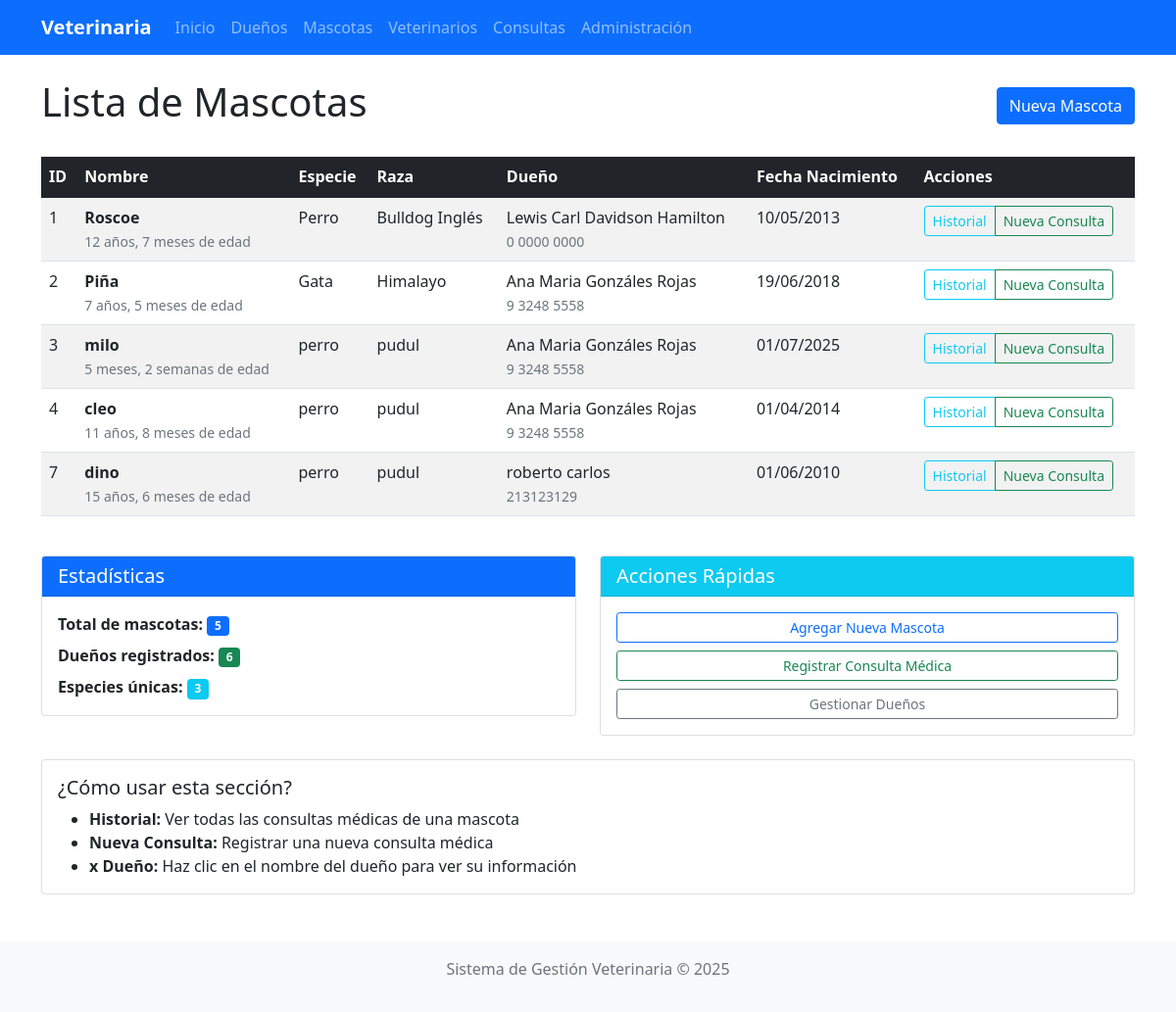
Before: /mascotas/ (signed in) with the older database file.
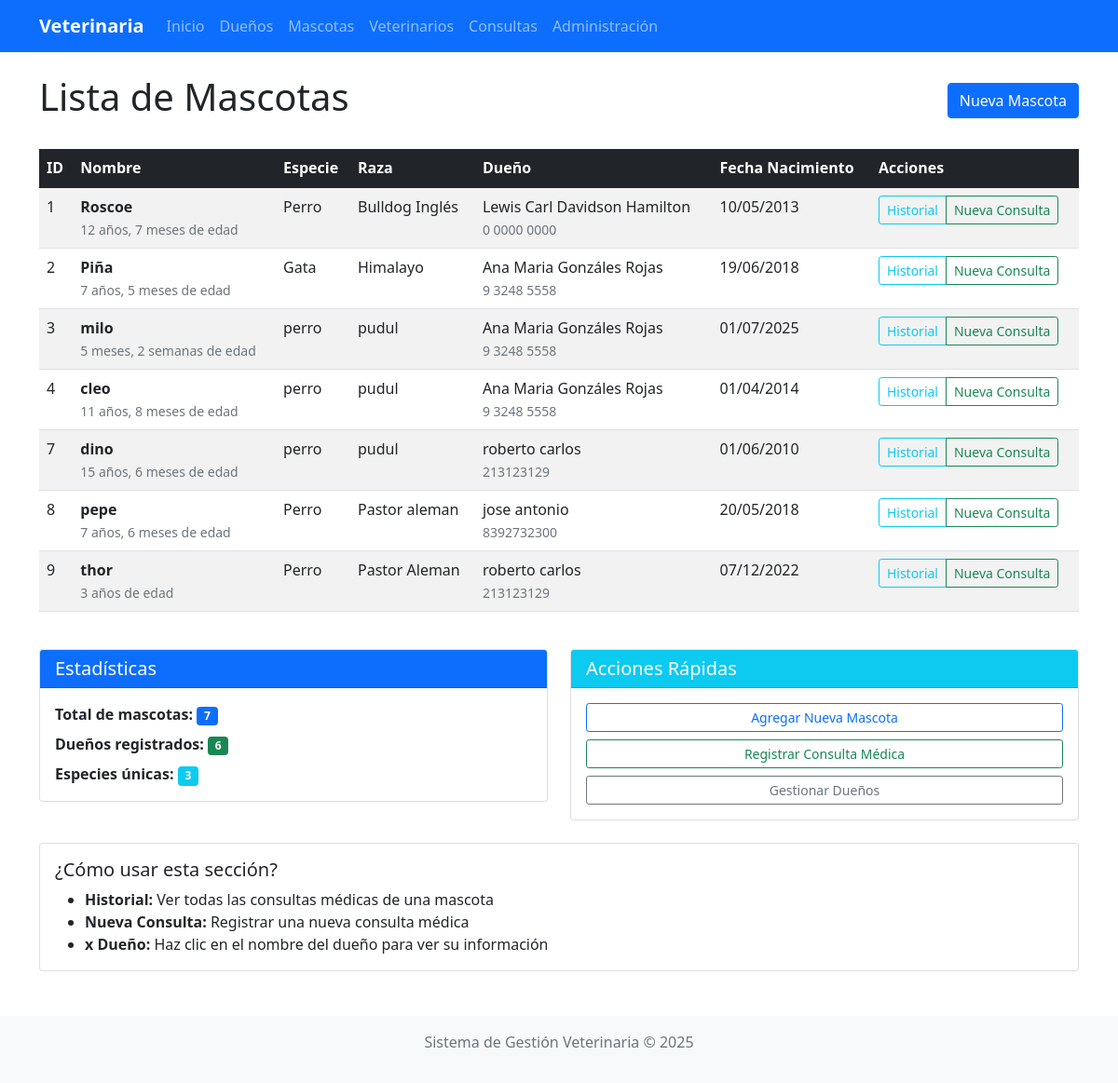
After: the same page with the newer database file.
### clinica/models.py (models this page shows, shortened)
class Mascota(models.Model):
    nombre = models.CharField(max_length=100)
    especie = models.CharField(max_length=50, blank=True, null=True)
    raza = models.CharField(max_length=50, blank=True, null=True)
    fecha_nacimiento = models.DateField(blank=True, null=True)
    dueno = models.ForeignKey(Dueno, on_delete=models.CASCADE)
    fecha_registro = models.DateTimeField(auto_now_add=True)
    activo = models.BooleanField(default=True)
    fecha_eliminacion = models.DateTimeField(blank=True, null=True)
    objects = SoftDeleteManager()

class Persona(models.Model):
    nombre = models.CharField(max_length=100)
    telefono = models.CharField(max_length=20, blank=True, null=True)
    email = models.EmailField(blank=True, null=True)
    class Meta:
        abstract = True

class Dueno(Persona):
    direccion = models.TextField(blank=True, null=True)
    fecha_registro = models.DateTimeField(auto_now_add=True)
    activo = models.BooleanField(default=True)
    fecha_eliminacion = models.DateTimeField(blank=True, null=True)
    objects = SoftDeleteManager()
    class Meta:
        verbose_name_plural = "Dueños"

### clinica/views.py (the view)
# urls.py: path('mascotas/', views.lista_mascotas, name='lista_mascotas'),
@login_required
def lista_mascotas(request):
    mascotas = Mascota.objects.filter(activo=True).select_related('dueno').all()
    duenos_count = Dueno.objects.filter(activo=True).count()
    especies_unicas = Mascota.objects.filter(activo=True).exclude(especie__isnull=True).exclude(especie='').values_list('especie', flat=True).distinct().count()
    return render(request, 'clinica/lista_mascotas.html', {
        'mascotas': mascotas,
        'duenos_count': duenos_count,
        'especies_unicas': especies_unicas
    })

### clinica/models.py (called while the page is built)
    def get_queryset(self):
        return super().get_queryset().filter(activo=True)

### templates/clinica/lista_mascotas.html (shortened to what this page needs)
{% extends 'base.html' %}
{% block content %}
<div class="d-flex justify-content-between align-items-center mb-4">
    <h1>Lista de Mascotas</h1>
    <a href="{% url 'agregar_mascota' %}" class="btn btn-primary">Nueva Mascota</a>
</div>
{% if mascotas %}
<div class="table-responsive">
    <table class="table table-striped table-hover">
        <thead class="table-dark">
            <tr>
                <th>ID</th>
                <th>Nombre</th>
                <th>Especie</th>
                <th>Raza</th>
                <th>Dueño</th>
                <th>Fecha Nacimiento</th>
                <th>Acciones</th>
            </tr>
        </thead>
        <tbody>
            {% for mascota in mascotas %}
            <tr>
                <td>{{ mascota.id }}</td>
                <td>
                    <strong>{{ mascota.nombre }}</strong>
                    {% if mascota.fecha_nacimiento %}
                        <br>
                        <small class="text-muted">
                            {{ mascota.fecha_nacimiento|timesince }} de edad
                        </small>
                    {% endif %}
                </td>
                <td>
                    {% if mascota.especie %}
                        {{ mascota.especie }}
                    {% else %}
                        <span class="text-muted">-</span>
                    {% endif %}
                </td>
                <td>
                    {% if mascota.raza %}
                        {{ mascota.raza }}
                    {% else %}
                        <span class="text-muted">-</span>
                    {% endif %}
                </td>
                <td>
                    {{ mascota.dueno.nombre }}
                    {% if mascota.dueno.telefono %}
                        <br>
                        <small class="text-muted">{{ mascota.dueno.telefono }}</small>
                    {% endif %}
                </td>
                <td>
                    {% if mascota.fecha_nacimiento %}
                        {{ mascota.fecha_nacimiento|date:"d/m/Y" }}
                    {% else %}
                        <span class="text-muted">-</span>
                    {% endif %}
                </td>
                <td>
                    <div class="btn-group btn-group-sm">
                        <a href="{% url 'historial_mascota' mascota.id %}"
                           class="btn btn-outline-info"
                           title="Ver historial médico">
                            Historial
                        </a>
                        <a href="{% url 'agregar_consulta' %}"
                           class="btn btn-outline-success"
                           title="Agregar nueva consulta">
                            Nueva Consulta
                        </a>
                    </div>
                </td>
            </tr>
            {% endfor %}
        </tbody>
    </table>
</div>
{% endif %}
<div class="row mt-4">
    <div class="col-md-6">
        <div class="card">
            <div class="card-header bg-primary text-white">
                <h5 class="mb-0">Estadísticas</h5>
            </div>
            <div class="card-body">
                <p class="mb-2">
                    <strong>Total de mascotas:</strong>
                    <span class="badge bg-primary">{{ mascotas|length }}</span>
                </p>
                <p class="mb-2">
                    <strong>Dueños registrados:</strong>
                    <span class="badge bg-success">{{ duenos_count }}</span>
                </p>
                <p class="mb-0">
                    <strong>Especies únicas:</strong>
                    <span class="badge bg-info">{{ especies_unicas }}</span>
                </p>
            </div>
        </div>
    </div>
    <div class="col-md-6">
        <div class="card">
            <div class="card-header bg-info text-white">
                <h5 class="mb-0">Acciones Rápidas</h5>
            </div>
            <div class="card-body">
                <div class="d-grid gap-2">
                    <a href="{% url 'agregar_mascota' %}" class="btn btn-outline-primary btn-sm">
                        Agregar Nueva Mascota
                    </a>
                    <a href="{% url 'agregar_consulta' %}" class="btn btn-outline-success btn-sm">
                        Registrar Consulta Médica
                    </a>
                    <a href="{% url 'lista_duenos' %}" class="btn btn-outline-secondary btn-sm">
                        Gestionar Dueños
                    </a>
                </div>
            </div>
        </div>
    </div>
</div>
<div class="card mt-4">
    <div class="card-body">
        <h5> ¿Cómo usar esta sección?</h5>
        <ul class="mb-0">
            <li><strong> Historial:</strong> Ver todas las consultas médicas de una mascota</li>
            <li><strong> Nueva Consulta:</strong> Registrar una nueva consulta médica</li>
            <li><strong>x Dueño:</strong> Haz clic en el nombre del dueño para ver su información</li>
        </ul>
    </div>
</div>
{% endblock %}

### templates/base.html (shortened to what this page needs)
<!DOCTYPE html>
<html lang="es">
<head>
    <link href="https://cdn.jsdelivr.net/npm/bootstrap@5.1.3/dist/css/bootstrap.min.css" rel="stylesheet">
</head>
<body>
    <nav class="navbar navbar-expand-lg navbar-dark bg-primary">
        <div class="container">
            <a class="navbar-brand" href="{% url 'home' %}">Veterinaria</a>
            <div class="collapse navbar-collapse" id="navbarNav">
                <ul class="navbar-nav">
                    <li class="nav-item">
                        <a class="nav-link" href="{% url 'home' %}">Inicio</a>
                    </li>
                    <li class="nav-item">
                        <a class="nav-link" href="{% url 'lista_duenos' %}">Dueños</a>
                    </li>
                    <li class="nav-item">
                        <a class="nav-link" href="{% url 'lista_mascotas' %}">Mascotas</a>
                    </li>
                    <li class="nav-item">
                        <a class="nav-link" href="{% url 'lista_veterinarios' %}">Veterinarios</a>
                    </li>
                    <li class="nav-item">
                        <a class="nav-link" href="{% url 'lista_consultas' %}">Consultas</a>
                    </li>
                    <li class="nav-item">
                        <a class="nav-link" href="{% url 'admin:index' %}">Administración</a>
                    </li>
                </ul>
            </div>
        </div>
    </nav>
    <div class="container mt-4">
        {% block content %}
        {% endblock %}
    </div>
    <footer class="bg-light text-center mt-5 py-3">
        <div class="container">
            <p class="text-muted">Sistema de Gestión Veterinaria &copy; 2025</p>
        </div>
    </footer>
</body>
</html>

### templates/base.html (style rules this page uses)
.navbar-brand { font-weight: bold; }
.card { transition: transform 0.2s; }

Changed rows visible on the page:
added Mascota: id "8", nombre "pepe", fecha_nacimiento "7 años, 6 meses", especie "Perro", raza "Pastor aleman", dueno.nombre "jose antonio", dueno.telefono "8392732300", fecha_nacimiento "20/05/2018"
added Mascota: id "9", nombre "thor", fecha_nacimiento "3 años", especie "Perro", raza "Pastor Aleman", dueno.nombre "roberto carlos", dueno.telefono "213123129", fecha_nacimiento "07/12/2022"
Other visible differences:
{{ mascotas|length }}: "5" → "7"
